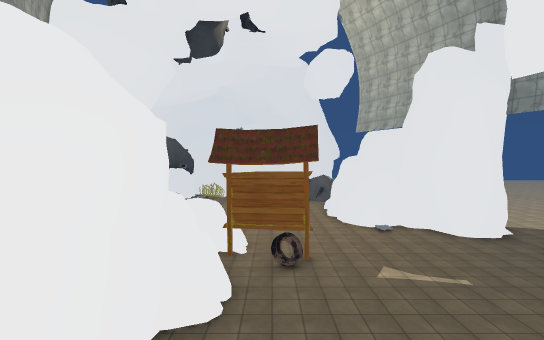
View 1 (above)

24 first-person views from a walk through a 3-D level made in the Unity game engine. The camera is 1.2 m above the floor, tilts 2° down and sees 90° across. The floor is counted in squares, 2 m on a side. Each view is taken from the middle of a square. On the plan, view 1 faces up. The plan holds only what a view shows up to about 9 squares ahead; the rest is blank. The place goes on beyond the plan. The player character is not drawn. Some surface patterns are stand-ins.

View 2
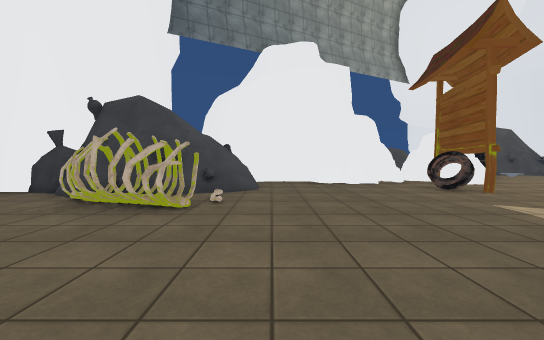

View 3
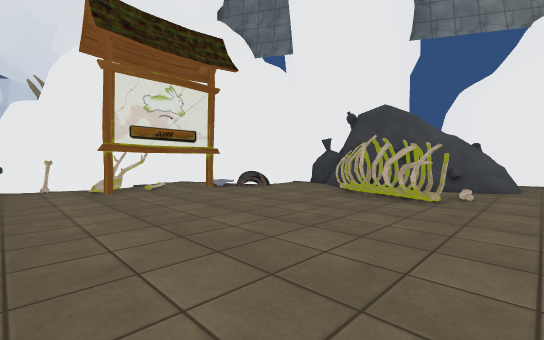

View 4
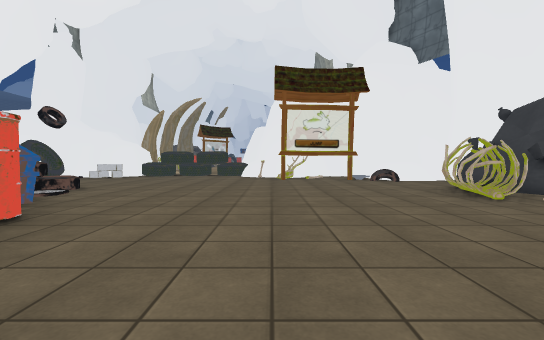

View 5
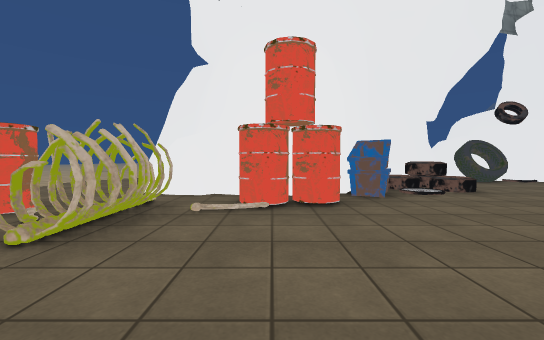

View 6
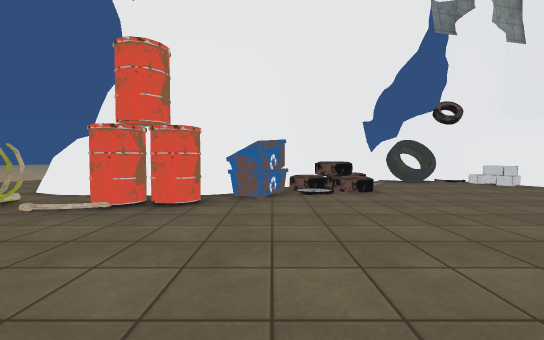

View 7
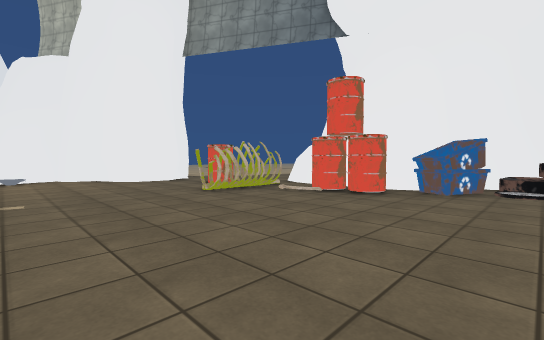

View 8
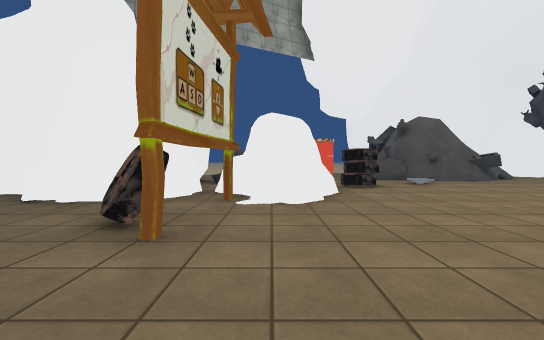

View 9
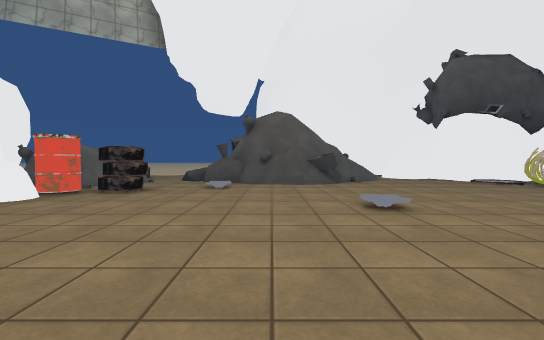

View 10
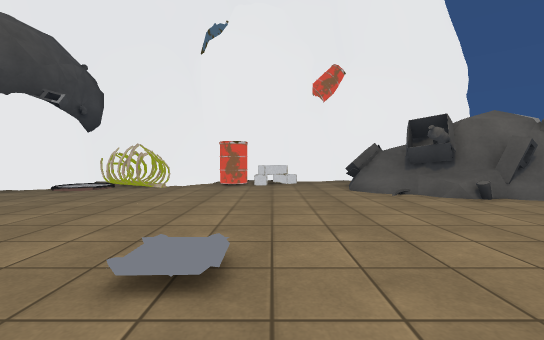

View 11
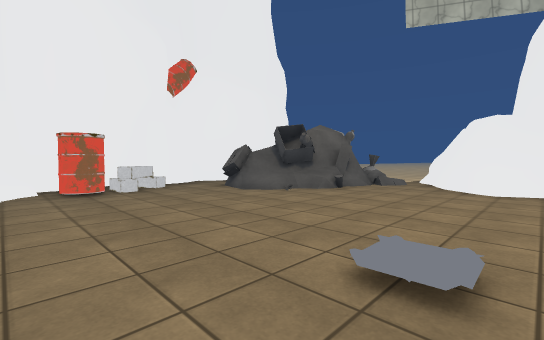

View 12
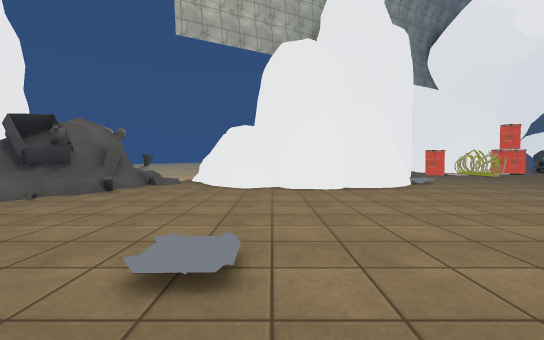

View 13
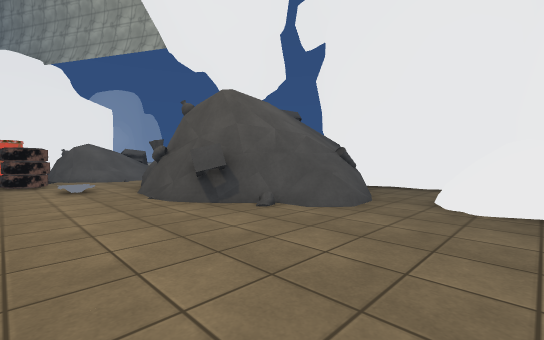

View 14
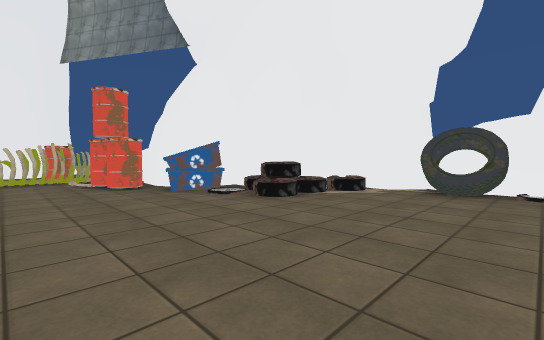

View 15
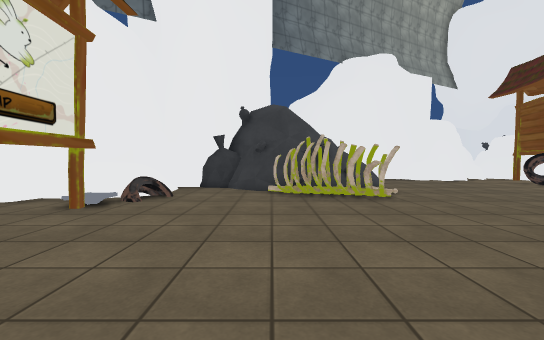

View 16
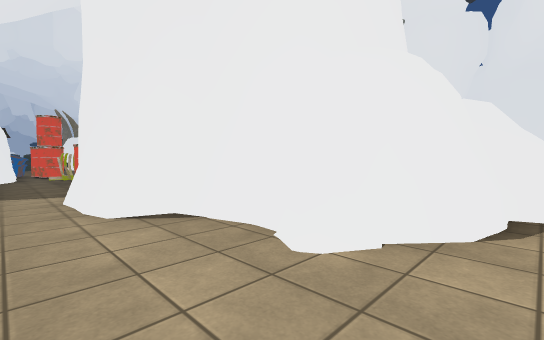

View 17
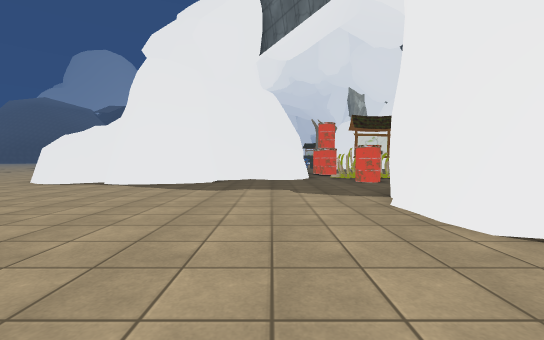

View 18
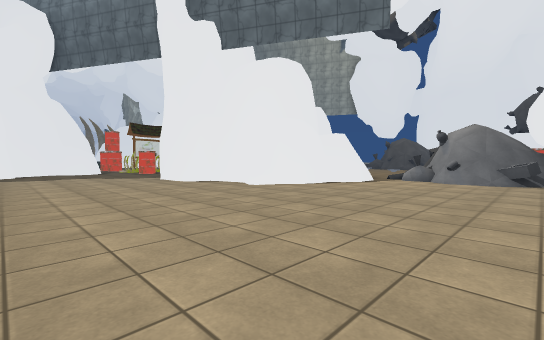

View 19
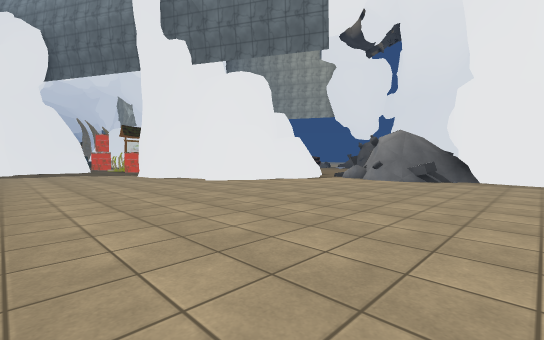

View 20
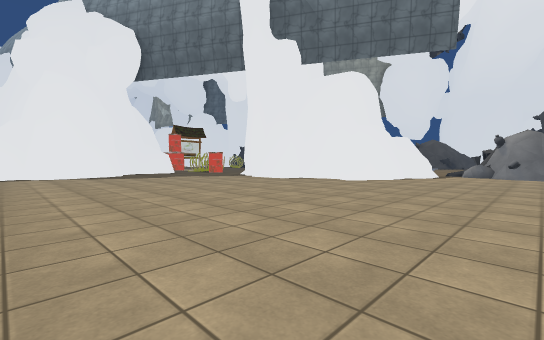

View 21
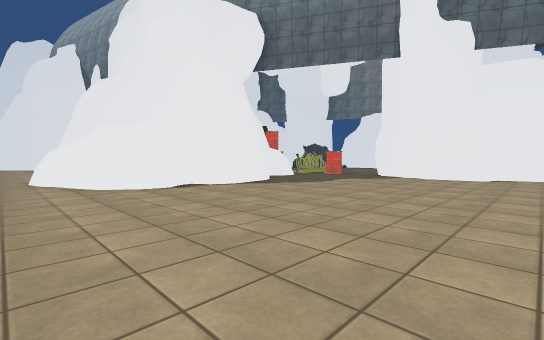

View 22
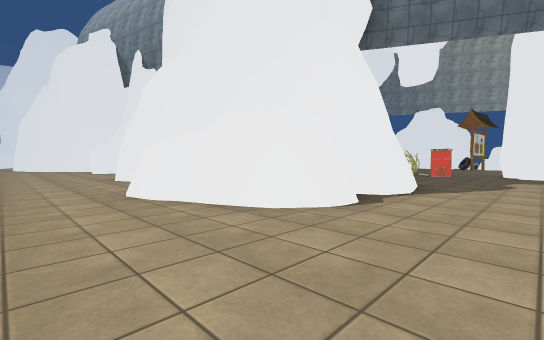

View 23
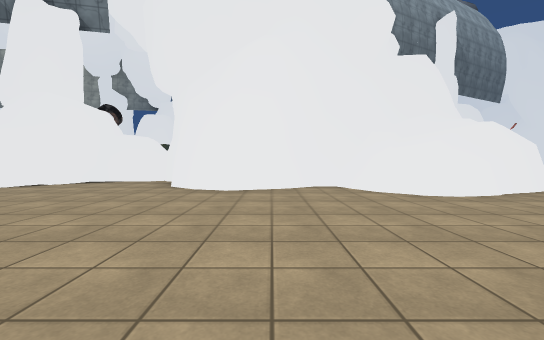

View 24
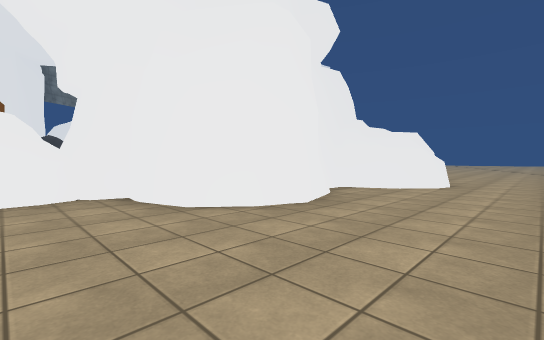

### Floor plan
Key: @ floor where view 1 was taken; # wall or solid block; . main floor; : floor 2.75 m higher than the main floor; + floor 3.5 m higher than the main floor; / step, stairs or slope; = window, fence, low wall or low ledge; ^ raised ledge; v drop or lower ground; R rock; T tire; S skull; B bones; A barrel; O other object.
Columns run from 9 left of view 1 to 23 right of it. Each row starts with its distance up from view 1.
 22          RA  #.........
 21    #####OR####.........
 20    #O##AO..###.........
 19   ##O#....##=##...........
 18   #.......####............
 17   #.........##............
 16 ###...........##..........
 15 ####........^#####........
 14 #:+v#..O....##   #...........
 13    v#.......#    ##..........
 12  ##^#O......#     #..........
 11    =........#### ##..........
 10   ...TT......O.###............
  9   ////AR........##............
  8    //#R#R..............##.#...
  7     v#RR.TT......A....#####...
  6     ##R#........OO.####   ##..
  5        #R..........#      ##..
  4        #.........BA#     ##....
  3        #..........A##    #......
  2       ###//OO......O##   ##......
  1       #/ /#OO.......T##   #.....
  0       ###@#O.........T#####....
 -1         ###...........###.....
 -2           #.TOO.......TRR.....
 -3           RROOS......ORRR#..

Where each view was taken, in squares from view 1:
view 1: 0 up, 0 right, facing up
view 2: 3 up, 6 right, facing left
view 3: 3 up, 7 right, facing down-left
view 4: 6 up, 6 right, facing down
view 5: 4 up, 5 right, facing right
view 6: 2 up, 5 right, facing right
view 7: 1 up, 4 right, facing up-right
view 8: 8 up, 3 right, facing left
view 9: 13 up, 2 right, facing left
view 10: 13 up, 1 left, facing up
view 11: 14 up, 3 left, facing up-right
view 12: 14 up, 3 left, facing right
view 13: 18 up, 3 left, facing down-left
view 14: 3 down, 7 right, facing up-right
view 15: 0 up, 7 right, facing left
view 16: 16 up, 10 right, facing down-left
view 17: 15 up, 11 right, facing down
view 18: 20 up, 13 right, facing down-left
view 19: 22 up, 13 right, facing down-left
view 20: 19 up, 16 right, facing down-left
view 21: 14 up, 19 right, facing down-left
view 22: 10 up, 20 right, facing down-left
view 23: 2 up, 23 right, facing left
view 24: 2 down, 20 right, facing up-left
